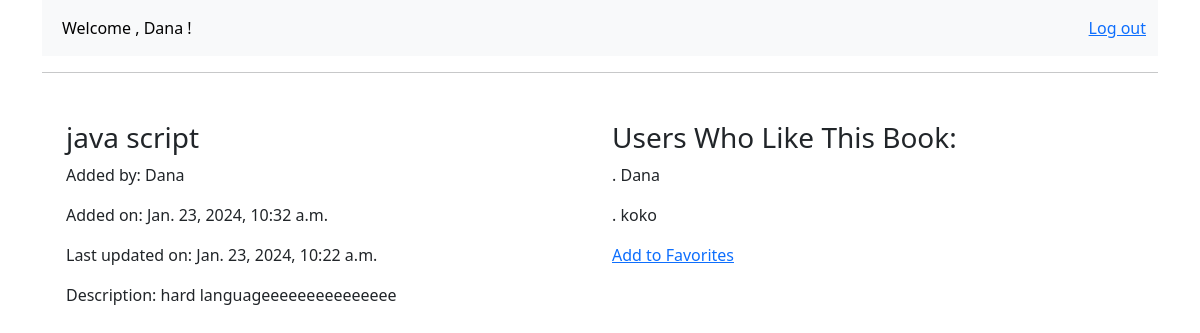
/book/8 (signed in), run on the app's committed database.
### app1/models.py (models this page shows, shortened)
class Books(models.Model):
    uploaded_by = models.ForeignKey('Users', on_delete=models.CASCADE)
    title= models.CharField(max_length=255)
    description=models.TextField()
    created_at = models.DateTimeField(auto_now=True)
    updated_at = models.DateTimeField(auto_now_add=True)
    objects = BooksManger()

class Users(models.Model):
    first_name = models.CharField(max_length=255)
    last_name = models.CharField(max_length=255)
    email= models.EmailField(unique=True)
    password = models.CharField(max_length=128)
    created_at = models.DateTimeField(auto_now=True)
    updated_at = models.DateTimeField(auto_now_add=True)
    favorite_books = models.ManyToManyField(Books)
    objects = UsersManger()

### app1/views.py (the view)
# urls.py: path('book/<int:pk>', views.book, name='book'),
def book(request, pk):
    book_to_view = Books.objects.get(id=pk)
    current_user = Users.objects.get(id=request.session['user_id'])
    context = {
        'book': book_to_view,
        'user': current_user
    }
    if book_to_view.uploaded_by == current_user:
        return render(request, 'if_uploaded_by.html', context)
    return render(request, "if_not_uploaded_by.html", context)

### app1/templates/if_not_uploaded_by.html
{% extends './base.html' %}
{% block content %}
<div class="container text-left mt-6">
        <div class="row mt-5">
            <div class=" col-lg-6">
                <h1 class="book_title  h3 w-75 border-0 ">{{ book.title}} </h1>
                <div>
                    <p>Added by: {{book.uploaded_by.first_name}}</p>
                    <p>Added on: {{book.created_at}}</p>
                    <p>Last updated on: {{book.updated_at}}</p>
                    <p>Description: {{book.description}} </p>
                </div>
            </div>
            <div class=" col-lg-6">
<div class= "pairent">
    <h1 class="h3">Users Who Like This Book:</h1>
    {% for user in book.users_set.all %}
    <p> . {{user.first_name}}
    </p>
    {% endfor %}
    {% if book in user.favorite_books.all %}
        <a  class="un_favorite" style="text-decoration: underline;" href="{% url 'app1:remove_from_favorite' pk=book.pk %}">Un Favorites</a>
    {% else %}
        <a style="text-decoration: underline;" href="{% url 'app1:add_to_favorite' pk=book.pk %}">Add to Favorites</a>
    {% endif %}
</div>
            </div>
        </div>
</div>
{% endblock content %}

### app1/static/btnstyle.css (style rules this page uses)
.book_title { border: 3px solid black; }

### data on the page
Books: title "java script", uploaded_by.first_name "Dana", created_at "Jan. 23, 2024, 10:32 a.m.", updated_at "Jan. 23, 2024, 10:22 a.m.", description "hard languageeeeeeeeeeeeeee"
Users: first_name "Dana"
Users: first_name "koko"

### other printed values
{{ request.session.first_name }} "Dana"
